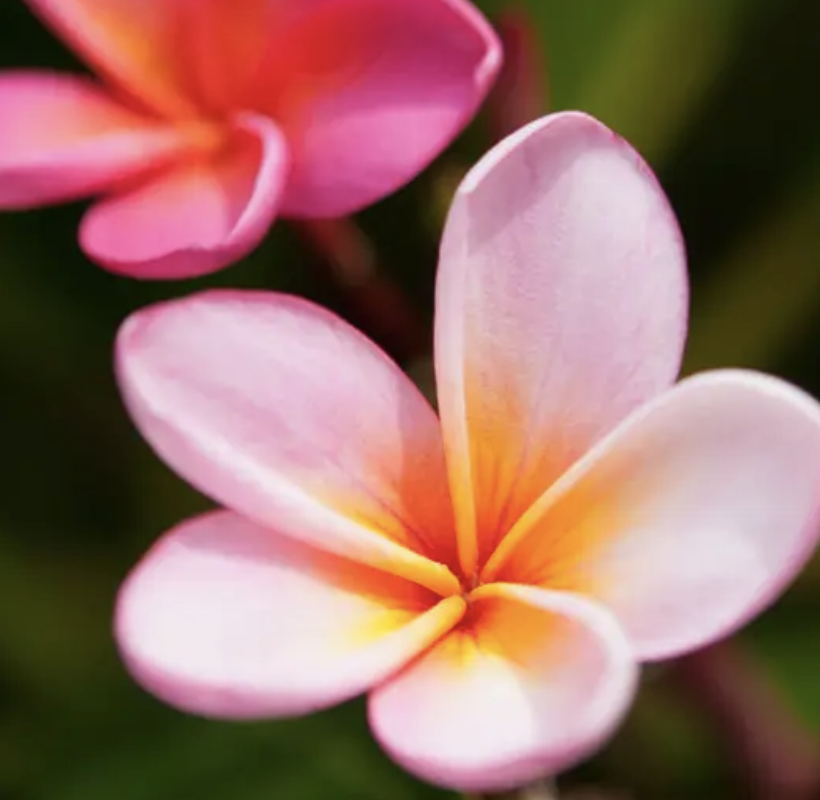
#> input picture logistic_regression/GMM/data/flower.png, 820 x 800 px
$ python cluster_GMM.py
#> lines starting #> are read from the running program, lines starting #| are printed output that depends on the picture
"""
@author: Zach
@time:   2022/5/11 下午8:59
@E-mail: one.bud@foxmail.com
@IDE:    PyCharm
@File:   cluster_GMM.py
@Intro:  使用GMM作图像聚类
"""
from sklearn.mixture import GaussianMixture
import matplotlib.pyplot as plt
from PIL import Image
import numpy as np

im = Image.open('./data/flower.png')
#> im is the input picture: PIL image 820x800 RGBA; mean R, G, B, A 152.2, 109.9, 101.5, 255
raw_shape = np.array(im).shape
#> raw_shape = (800, 820, 4)
new_data = np.array(im).reshape(-1, 4)[:, :3]  # (800, 820, 4)转换为(656000, 3)

gmm = GaussianMixture(n_components=4, covariance_type='tied')  # n_components混合组成部分的数量。covariance_type协方差参数类型
gmm.fit(new_data)
cluster1 = gmm.predict(new_data)  # (656000,)
cluster1 = cluster1.reshape(raw_shape[0], raw_shape[1])
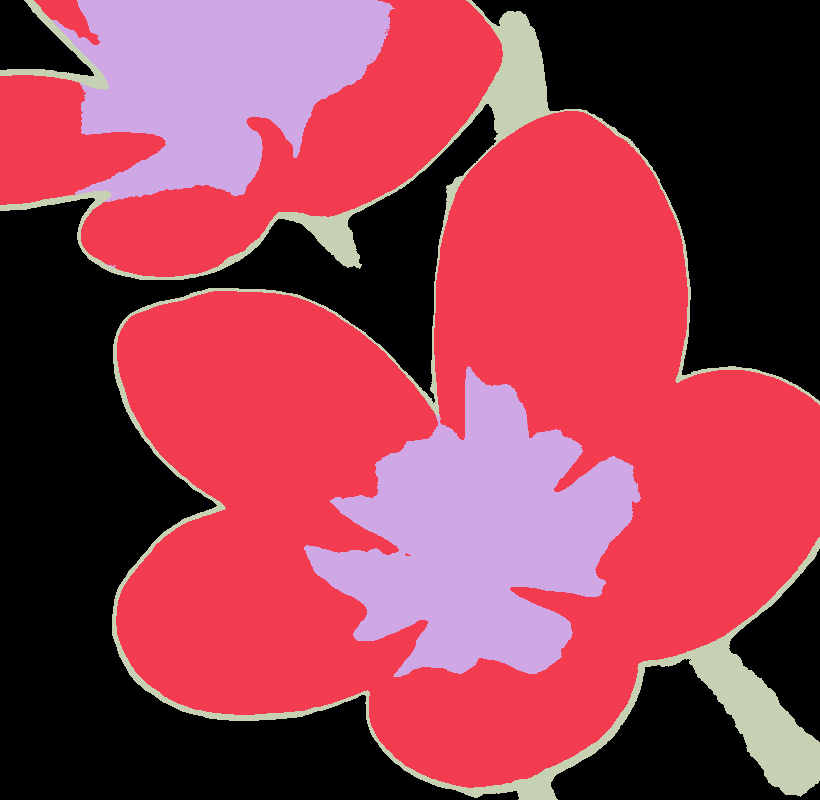
#> cluster1: shape (800, 820) int64; 4 distinct labels, from 0 to 3; one colour per label, 0 black

cluster2 = gmm.predict_proba(new_data)  # (656000, 4)
cluster2 = (cluster2 > 0.98).argmax(axis=1)  # (656000,) 当axis=1，是在行中比较，选出最大的列索引
cluster2 = cluster2.reshape(raw_shape[0], raw_shape[1])
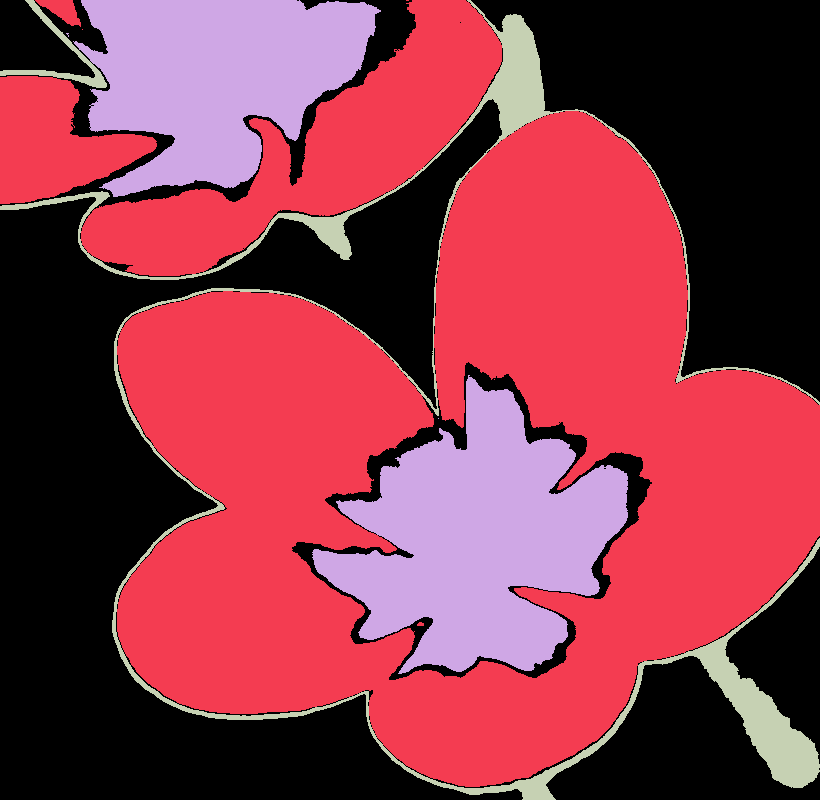
#> cluster2: shape (800, 820) int64; 4 distinct labels, from 0 to 3; one colour per label, 0 black

plt.subplot(121)
plt.imshow(cluster1)
plt.subplot(122)
plt.imshow(cluster2)
plt.tight_layout()
plt.show()
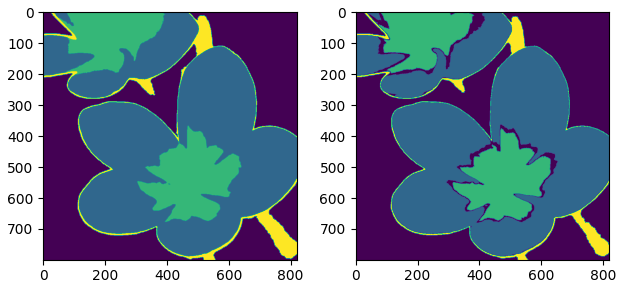
#> figure drawn by matplotlib, 2 panels
